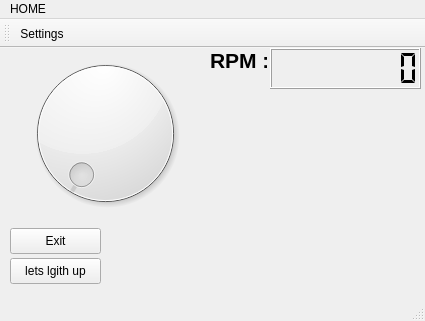
<?xml version="1.0" encoding="UTF-8"?>
<ui version="4.0">
 <class>ArduinoRpm</class>
 <widget class="QMainWindow" name="ArduinoRpm">
  <property name="geometry">
   <rect>
    <x>0</x>
    <y>0</y>
    <width>425</width>
    <height>321</height>
   </rect>
  </property>
  <property name="windowTitle">
   <string>ArduinoRpm</string>
  </property>
  <widget class="QWidget" name="centralWidget">
   <widget class="QPushButton" name="lightButton">
    <property name="geometry">
     <rect>
      <x>10</x>
      <y>210</y>
      <width>91</width>
      <height>26</height>
     </rect>
    </property>
    <property name="text">
     <string>lets lgith up</string>
    </property>
   </widget>
   <widget class="QDial" name="dial">
    <property name="enabled">
     <bool>true</bool>
    </property>
    <property name="geometry">
     <rect>
      <x>10</x>
      <y>0</y>
      <width>191</width>
      <height>171</height>
     </rect>
    </property>
    <property name="focusPolicy">
     <enum>Qt::WheelFocus</enum>
    </property>
    <property name="contextMenuPolicy">
     <enum>Qt::DefaultContextMenu</enum>
    </property>
    <property name="autoFillBackground">
     <bool>false</bool>
    </property>
    <property name="maximum">
     <number>1024</number>
    </property>
    <property name="pageStep">
     <number>1</number>
    </property>
   </widget>
   <widget class="QLCDNumber" name="lcdNumber">
    <property name="geometry">
     <rect>
      <x>270</x>
      <y>0</y>
      <width>151</width>
      <height>41</height>
     </rect>
    </property>
    <property name="smallDecimalPoint">
     <bool>false</bool>
    </property>
    <property name="digitCount">
     <number>8</number>
    </property>
    <property name="mode">
     <enum>QLCDNumber::Dec</enum>
    </property>
    <property name="segmentStyle">
     <enum>QLCDNumber::Flat</enum>
    </property>
   </widget>
   <widget class="QPushButton" name="pushButton">
    <property name="geometry">
     <rect>
      <x>10</x>
      <y>180</y>
      <width>91</width>
      <height>26</height>
     </rect>
    </property>
    <property name="text">
     <string>Exit</string>
    </property>
   </widget>
   <widget class="QLabel" name="label">
    <property name="geometry">
     <rect>
      <x>210</x>
      <y>0</y>
      <width>57</width>
      <height>24</height>
     </rect>
    </property>
    <property name="font">
     <font>
      <pointsize>16</pointsize>
      <weight>75</weight>
      <bold>true</bold>
     </font>
    </property>
    <property name="text">
     <string>RPM :</string>
    </property>
   </widget>
  </widget>
  <widget class="QMenuBar" name="menuBar">
   <property name="geometry">
    <rect>
     <x>0</x>
     <y>0</y>
     <width>425</width>
     <height>23</height>
    </rect>
   </property>
   <widget class="QMenu" name="menuSettings">
    <property name="title">
     <string>HOME</string>
    </property>
    <addaction name="separator"/>
    <addaction name="actionSettings"/>
    <addaction name="separator"/>
    <addaction name="actionExit"/>
   </widget>
   <addaction name="menuSettings"/>
  </widget>
  <widget class="QToolBar" name="mainToolBar">
   <attribute name="toolBarArea">
    <enum>TopToolBarArea</enum>
   </attribute>
   <attribute name="toolBarBreak">
    <bool>false</bool>
   </attribute>
   <addaction name="actionSettings"/>
  </widget>
  <widget class="QStatusBar" name="statusBar"/>
  <action name="actionSettings">
   <property name="text">
    <string>Settings</string>
   </property>
  </action>
  <action name="actionExit">
   <property name="text">
    <string>Exit</string>
   </property>
  </action>
 </widget>
 <layoutdefault spacing="6" margin="11"/>
 <resources/>
 <connections/>
</ui>
